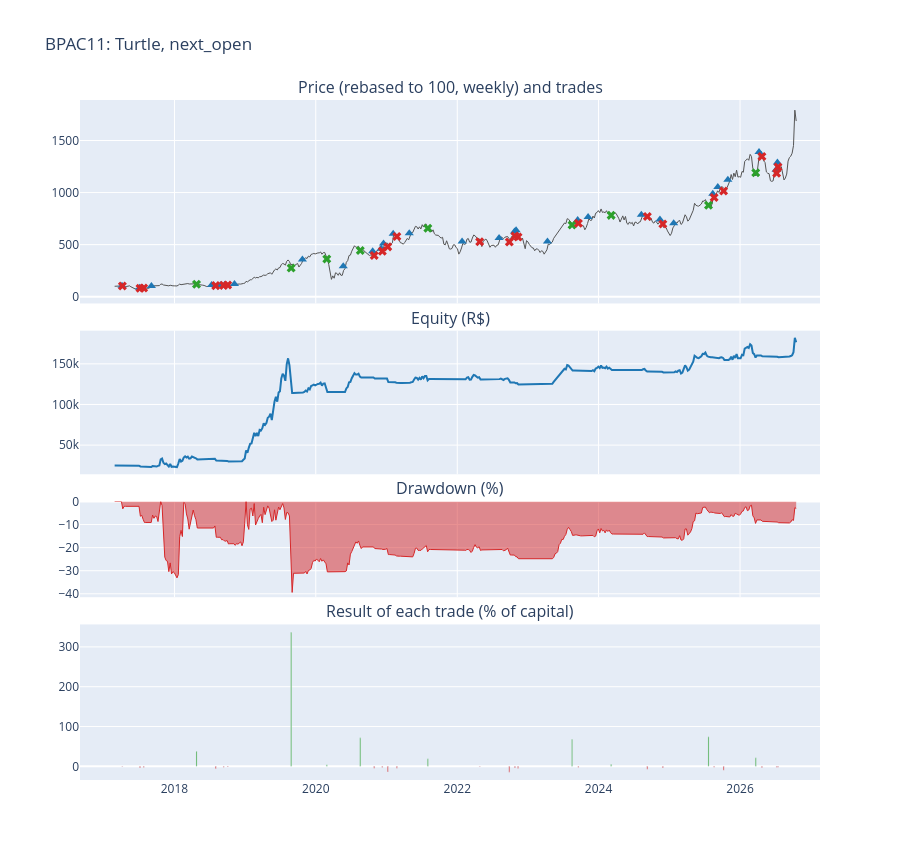
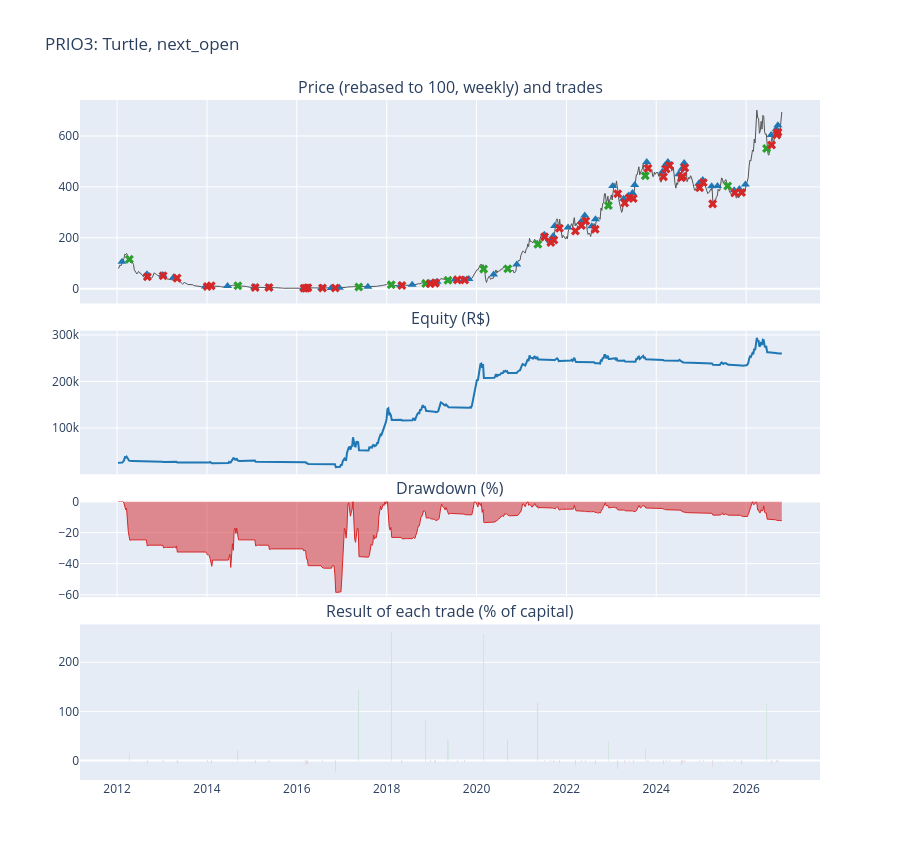
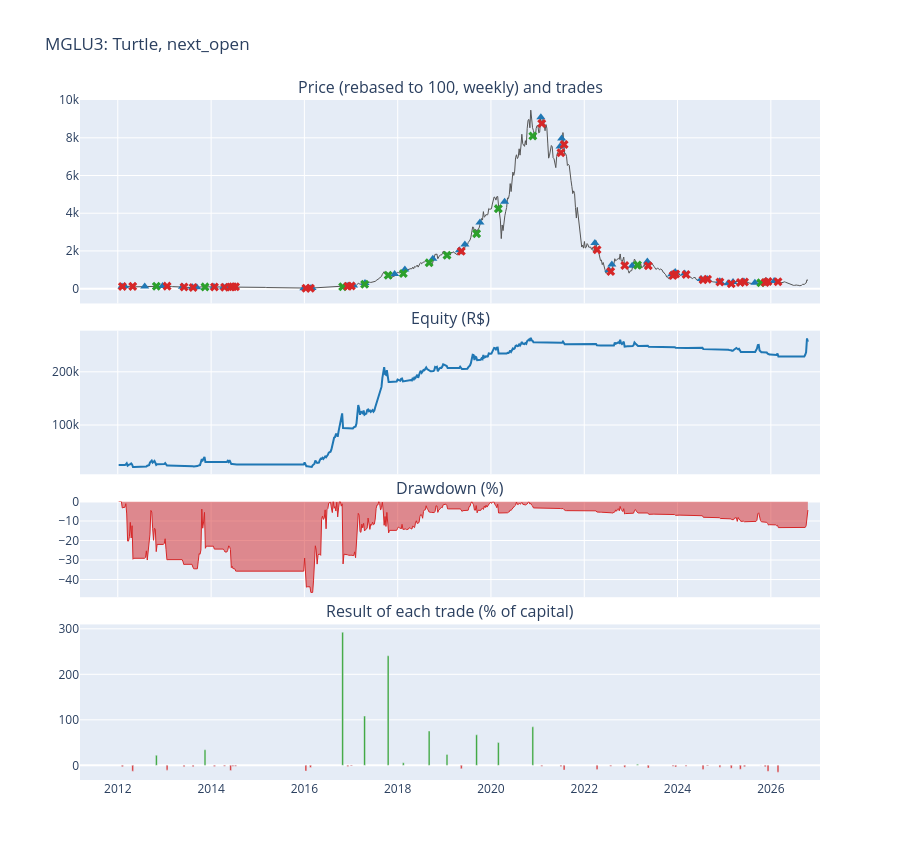

Here is the notebook cell these charts were saved with, in order:
### Markdown cell above
## 9. Each of the nine

One block per ticker: rebased weekly price with the trade entries and exits, the equity curve, the drawdown, the profit of each trade, then the statistics and the best and worst trades. Triangles up are entries (at the average fill price of the units), crosses are exits (green a gain, red a loss; marker text shows units, shares and reason).

### Code cell
def pct(x: float) -> str:
    return f"{x:.1%}"


def stats_for(t: str) -> pd.DataFrame:
    result, row, tf = runs[t], full.loc[t], trades_frame(t)
    m = result.metrics
    payoff = f"{m.avg_gain / m.avg_loss:.2f}" if m.avg_loss > 0 else "n/a"
    items = [
        ("Period", f"{days_[t][0].date()} to {days_[t][-1].date()} ({len(days_[t])} candles)"),
        ("Closed trades", f"{m.n_trades}"),
        ("Win rate", pct(m.win_rate)),
        ("Average gain / average loss (R$)", f"{m.avg_gain:,.0f} / {m.avg_loss:,.0f}"),
        ("Payoff (gain / loss)", payoff),
        ("Profit factor", f"{m.profit_factor:.2f}"),
        ("Expected value per trade (% of capital)", pct(m.ev)),
        ("Best / worst streak (trades)", f"{m.best_streak} / {m.worst_streak}"),
        ("Net result (R$ and % of capital)", f"{m.net_pnl:,.0f}  ({pct(m.result)})"),
        ("CAGR", pct(row["cagr"])),
        ("CDI CAGR / excess", f"{pct(row['cdi_cagr'])} / {row['excess']:+.1%}"),
        ("Buy and hold CAGR / IBOV CAGR", f"{pct(row['bh_cagr'])} / {pct(row['ibov_cagr'])}"),
        ("Max equity drawdown / Calmar", f"{pct(row['max_equity_drawdown'])} / {row['calmar']:.2f}"),
        ("score_v1", f"{row['score_v1']:.1f}"),
        ("Units per trade (average / max)", f"{tf['units'].mean():.1f} / {tf['units'].max()}"),
        ("Days in a trade (average)", f"{tf['days'].mean():.0f}"),
        ("Exits by sell / by stop", f"{(tf['reason'] == 'sell').sum()} / {(tf['reason'] == 'stop').sum()}"),
        ("Peak money / capital", f"{result.peak_cost / CAPITAL:.1f}x"),
        ("Lost more than the capital", "yes" if result.equity.min() <= 0 else "no"),
        ("Open units at the end", f"{result.open_units}"),
        ("Skipped units / multi-add candles", f"{result.skipped_units} / {result.multi_add_candles}"),
    ]
    return pd.DataFrame(items, columns=["statistic", t]).set_index("statistic")


WEEK_MS = 7 * 24 * 3600 * 1000  # one week in milliseconds: the step of a weekly Plotly series


def weekly_series(series: pd.Series, how: str = "last") -> dict:
    """A weekly, evenly spaced series as Plotly's x0, dx and y: no date array to store."""
    resampled = getattr(series.resample("W"), how)().ffill()
    return {"x0": resampled.index[0].strftime("%Y-%m-%d"), "dx": WEEK_MS, "y": resampled}


def ticker_traces(t: str) -> list[tuple[go.Scatter | go.Bar, int]]:
    """The traces of one ticker and the chart row each one belongs to (1 price, 2 equity, 3 drawdown, 4 trades)."""
    close = pd.Series(universe[t]["close"].to_numpy(), index=days_[t])
    base = float(close.iloc[0])
    price = weekly_series(100 * close / base)
    equity = weekly_series(equity_of(t))
    drawdown = weekly_series(drawdown_of(equity_of(t), CAPITAL), "max")
    tf = trades_frame(t)
    wins = tf["pnl (R$)"] >= 0
    label = lambda r: f"{r['units']}u, {r['shares']} sh, {r['reason']}, {r['pnl (R$)']:,.0f} R$"
    texts = [label(r) for _, r in tf.iterrows()]
    date = lambda s: s.dt.strftime("%Y-%m-%d").tolist()
    return [
        (go.Scatter(x0=price["x0"], dx=price["dx"], y=price["y"].round(1), name="price (rebased to 100)", line={"color": "#555", "width": 1}), 1),
        (go.Scatter(x=date(tf["entry"]), y=(100 * tf["avg entry"] / base).round(1), mode="markers", name="entry", marker={"symbol": "triangle-up", "size": 8, "color": "#1f77b4"}, text=texts), 1),
        (go.Scatter(x=date(tf["exit"]), y=(100 * tf["exit price"] / base).round(1), mode="markers", name="exit", marker={"symbol": "x", "size": 8, "color": ["#2ca02c" if w else "#d62728" for w in wins]}, text=texts), 1),
        (go.Scatter(x0=equity["x0"], dx=equity["dx"], y=equity["y"].round(0), name="equity (R$)", line={"color": "#1f77b4"}), 2),
        (go.Scatter(x0=drawdown["x0"], dx=drawdown["dx"], y=(-100 * drawdown["y"]).round(1), name="drawdown (%)", fill="tozeroy", line={"color": "#d62728", "width": 1}), 3),
        (go.Bar(x=date(tf["exit"]), y=(100 * tf["pnl / capital"]).round(1), name="trade result (% of capital)", marker_color=["#2ca02c" if w else "#d62728" for w in wins]), 4),
    ]


def ticker_figure(t: str) -> go.Figure:
    figure = make_subplots(rows=4, cols=1, shared_xaxes=True, vertical_spacing=0.04, row_heights=[0.34, 0.24, 0.16, 0.26],
                           subplot_titles=("Price (rebased to 100, weekly) and trades", "Equity (R$)", "Drawdown (%)", "Result of each trade (% of capital)"))
    for trace, row in ticker_traces(t):
        figure.add_trace(trace, row=row, col=1)
    figure.update_layout(title=f"{t}: Turtle, next_open", height=860, showlegend=False, hovermode="x unified")
    return figure


def best_and_worst(t: str, n: int = 3) -> pd.DataFrame:
    tf = trades_frame(t).drop(columns=["pnl / capital"])
    return pd.concat([tf.nlargest(n, "pnl (R$)").assign(which="best"), tf.nsmallest(n, "pnl (R$)").assign(which="worst")]).set_index("which")


for ticker in nine:
    print(f"\n==================== {ticker} ({group_of(ticker)}) ====================")
    ticker_figure(ticker).show()
    display(stats_for(ticker))
    display(best_and_worst(ticker).round(2))

### Figure 1 — Plotly figure (JSON) as saved in the notebook; plotly's stock layout.template omitted (floating-point values rounded to 4 significant figures; data arrays with more than 128 entries replaced by an {"elided": "..."} marker saying what was removed)
{"data": [{"dx": 604800000, "line": {"color": "#555", "width": 1}, "name": "price (rebased to 100)", "type": "scatter", "x0": "2017-02-26", "xaxis": "x", "y": {"elided": "504 float values"}, "yaxis": "y"}, {"marker": {"color": "#1f77b4", "size": 8, "symbol": "triangle-up"}, "mode": "markers", "name": "entry", "text": ["1u, 3024 sh, stop, -273 R$", "1u, 4845 sh, stop, -980 R$", "1u, 4779 sh, stop, -788 R$", "4u, 12181 sh, sell, 9,494 R$", "2u, 6313 sh, stop, -1,480 R$", "1u, 2617 sh, stop, -558 R$", "1u, 2814 sh, stop, -445 R$", "4u, 12115 sh, sell, 84,226 R$", "4u, 3807 sh, sell, 1,038 R$", "4u, 2602 sh, sell, 17,885 R$", "1u, 656 sh, stop, -1,205 R$", "1u, 583 sh, stop, -699 R$", "4u, 2456 sh, stop, -3,556 R$", "2u, 946 sh, stop, -1,207 R$", "4u, 2203 sh, sell, 4,752 R$", "4u, 1876 sh, sell, -323 R$", "4u, 2085 sh, sell, -3,695 R$", "1u, 563 sh, stop, -1,130 R$", "1u, 468 sh, stop, -1,388 R$", "4u, 2396 sh, sell, 17,080 R$", "1u, 515 sh, stop, -757 R$", "4u, 2023 sh, sell, 1,365 R$", "4u, 2346 sh, stop, -1,844 R$", "1u, 541 sh, stop, -1,044 R$", "4u, 2368 sh, sell, 18,543 R$", "1u, 366 sh, stop, -628 R$", "3u, 1415 sh, stop, -2,527 R$", "4u, 1743 sh, sell, 5,392 R$", "2u, 454 sh, stop, -927 R$", "1u, 348 sh, stop, -544 R$", "1u, 316 sh, stop, -621 R$"], "type": "scatter", "x": ["2017-04-05", "2017-07-05", "2017-07-19", "2017-09-04", "2018-07-12", "2018-08-28", "2018-09-18", "2018-11-07", "2019-10-24", "2020-05-22", "2020-10-21", "2020-12-04", "2020-12-16", "2021-02-04", "2021-04-28", "2022-01-26", "2022-08-05", "2022-10-24", "2022-11-01", "2023-04-12", "2023-09-15", "2023-11-08", "2024-08-09", "2024-11-13", "2025-01-23", "2025-08-13", "2025-09-08", "2025-10-30", "2026-04-09", "2026-07-06", "2026-07-13"], "xaxis": "x", "y": [105.7, 85.2, 87.1, 103.0, 111.4, 113.4, 115.8, 123.0, 356.4, 292.7, 435.7, 463.7, 510.1, 605.4, 609.4, 531.2, 564.6, 626.2, 638.5, 530.9, 737.4, 765.8, 786.3, 741.1, 706.5, 989.0, 1053.0, 1122.0, 1390.0, 1219.0, 1289.0], "yaxis": "y"}, {"marker": {"color": ["#d62728", "#d62728", "#d62728", "#2ca02c", "#d62728", "#d62728", "#d62728", "#2ca02c", "#2ca02c", "#2ca02c", "#d62728", "#d62728", "#d62728", "#d62728", "#2ca02c", "#d62728", "#d62728", "#d62728", "#d62728", "#2ca02c", "#d62728", "#2ca02c", "#d62728", "#d62728", "#2ca02c", "#d62728", "#d62728", "#2ca02c", "#d62728", "#d62728", "#d62728"], "size": 8, "symbol": "x"}, "mode": "markers", "name": "exit", "text": ["1u, 3024 sh, stop, -273 R$", "1u, 4845 sh, stop, -980 R$", "1u, 4779 sh, stop, -788 R$", "4u, 12181 sh, sell, 9,494 R$", "2u, 6313 sh, stop, -1,480 R$", "1u, 2617 sh, stop, -558 R$", "1u, 2814 sh, stop, -445 R$", "4u, 12115 sh, sell, 84,226 R$", "4u, 3807 sh, sell, 1,038 R$", "4u, 2602 sh, sell, 17,885 R$", "1u, 656 sh, stop, -1,205 R$", "1u, 583 sh, stop, -699 R$", "4u, 2456 sh, stop, -3,556 R$", "2u, 946 sh, stop, -1,207 R$", "4u, 2203 sh, sell, 4,752 R$", "4u, 1876 sh, sell, -323 R$", "4u, 2085 sh, sell, -3,695 R$", "1u, 563 sh, stop, -1,130 R$", "1u, 468 sh, stop, -1,388 R$", "4u, 2396 sh, sell, 17,080 R$", "1u, 515 sh, stop, -757 R$", "4u, 2023 sh, sell, 1,365 R$", "4u, 2346 sh, stop, -1,844 R$", "1u, 541 sh, stop, -1,044 R$", "4u, 2368 sh, sell, 18,543 R$", "1u, 366 sh, stop, -628 R$", "3u, 1415 sh, stop, -2,527 R$", "4u, 1743 sh, sell, 5,392 R$", "2u, 454 sh, stop, -927 R$", "1u, 348 sh, stop, -544 R$", "1u, 316 sh, stop, -621 R$"], "type": "scatter", "x": ["2017-04-07", "2017-07-07", "2017-07-26", "2018-04-25", "2018-08-02", "2018-09-12", "2018-10-03", "2019-08-27", "2020-02-27", "2020-08-18", "2020-10-29", "2020-12-10", "2021-01-07", "2021-02-23", "2021-08-02", "2022-04-27", "2022-09-27", "2022-10-26", "2022-11-11", "2023-08-17", "2023-09-19", "2024-03-06", "2024-09-09", "2024-11-28", "2025-07-22", "2025-08-20", "2025-10-08", "2026-03-23", "2026-04-24", "2026-07-09", "2026-07-16"], "xaxis": "x", "y": [103.7, 80.8, 83.5, 120.2, 106.3, 108.8, 112.4, 275.9, 362.6, 444.0, 395.6, 437.6, 478.6, 577.7, 657.1, 527.7, 525.9, 582.4, 573.6, 687.9, 705.5, 781.1, 769.5, 699.1, 879.1, 951.9, 1014.0, 1191.0, 1346.0, 1186.0, 1246.0], "yaxis": "y"}, {"dx": 604800000, "line": {"color": "#1f77b4"}, "name": "equity (R$)", "type": "scatter", "x0": "2017-02-26", "xaxis": "x2", "y": {"elided": "504 float values"}, "yaxis": "y2"}, {"dx": 604800000, "fill": "tozeroy", "line": {"color": "#d62728", "width": 1}, "name": "drawdown (%)", "type": "scatter", "x0": "2017-02-26", "xaxis": "x3", "y": {"elided": "504 float values"}, "yaxis": "y3"}, {"marker": {"color": ["#d62728", "#d62728", "#d62728", "#2ca02c", "#d62728", "#d62728", "#d62728", "#2ca02c", "#2ca02c", "#2ca02c", "#d62728", "#d62728", "#d62728", "#d62728", "#2ca02c", "#d62728", "#d62728", "#d62728", "#d62728", "#2ca02c", "#d62728", "#2ca02c", "#d62728", "#d62728", "#2ca02c", "#d62728", "#d62728", "#2ca02c", "#d62728", "#d62728", "#d62728"]}, "name": "trade result (% of capital)", "type": "bar", "x": ["2017-04-07", "2017-07-07", "2017-07-26", "2018-04-25", "2018-08-02", "2018-09-12", "2018-10-03", "2019-08-27", "2020-02-27", "2020-08-18", "2020-10-29", "2020-12-10", "2021-01-07", "2021-02-23", "2021-08-02", "2022-04-27", "2022-09-27", "2022-10-26", "2022-11-11", "2023-08-17", "2023-09-19", "2024-03-06", "2024-09-09", "2024-11-28", "2025-07-22", "2025-08-20", "2025-10-08", "2026-03-23", "2026-04-24", "2026-07-09", "2026-07-16"], "xaxis": "x4", "y": [-1.1, -3.9, -3.2, 38.0, -5.9, -2.2, -1.8, 336.9, 4.2, 71.5, -4.8, -2.8, -14.2, -4.8, 19.0, -1.3, -14.8, -4.5, -5.6, 68.3, -3.0, 5.5, -7.4, -4.2, 74.2, -2.5, -10.1, 21.6, -3.7, -2.2, -2.5], "yaxis": "y4"}], "layout": {"annotations": [{"font": {"size": 16}, "showarrow": false, "text": "Price (rebased to 100, weekly) and trades", "x": 0.5, "xanchor": "center", "xref": "paper", "y": 1.0, "yanchor": "bottom", "yref": "paper"}, {"font": {"size": 16}, "showarrow": false, "text": "Equity (R$)", "x": 0.5, "xanchor": "center", "xref": "paper", "y": 0.6608, "yanchor": "bottom", "yref": "paper"}, {"font": {"size": 16}, "showarrow": false, "text": "Drawdown (%)", "x": 0.5, "xanchor": "center", "xref": "paper", "y": 0.4096, "yanchor": "bottom", "yref": "paper"}, {"font": {"size": 16}, "showarrow": false, "text": "Result of each trade (% of capital)", "x": 0.5, "xanchor": "center", "xref": "paper", "y": 0.2288, "yanchor": "bottom", "yref": "paper"}], "height": 860, "hovermode": "x unified", "showlegend": false, "title": {"text": "BPAC11: Turtle, next_open"}, "xaxis": {"anchor": "y", "domain": [0.0, 1.0], "matches": "x4", "showticklabels": false}, "xaxis2": {"anchor": "y2", "domain": [0.0, 1.0], "matches": "x4", "showticklabels": false}, "xaxis3": {"anchor": "y3", "domain": [0.0, 1.0], "matches": "x4", "showticklabels": false}, "xaxis4": {"anchor": "y4", "domain": [0.0, 1.0]}, "yaxis": {"anchor": "x", "domain": [0.7008, 1.0]}, "yaxis2": {"anchor": "x2", "domain": [0.4496, 0.6608]}, "yaxis3": {"anchor": "x3", "domain": [0.2688, 0.4096]}, "yaxis4": {"anchor": "x4", "domain": [0.0, 0.2288]}}}

### Figure 2 — Plotly figure (JSON) as saved in the notebook; plotly's stock layout.template omitted (floating-point values rounded to 4 significant figures; data arrays with more than 128 entries replaced by an {"elided": "..."} marker saying what was removed)
{"data": [{"dx": 604800000, "line": {"color": "#555", "width": 1}, "name": "price (rebased to 100)", "type": "scatter", "x0": "2012-01-08", "xaxis": "x", "y": {"elided": "772 float values"}, "yaxis": "y"}, {"marker": {"color": "#1f77b4", "size": 8, "symbol": "triangle-up"}, "mode": "markers", "name": "entry", "text": ["4u, 4020 sh, sell, 3,933 R$", "1u, 1403 sh, stop, -1,309 R$", "1u, 1771 sh, stop, -537 R$", "2u, 3257 sh, stop, -1,143 R$", "1u, 8300 sh, stop, -668 R$", "3u, 17256 sh, stop, -1,323 R$", "4u, 32421 sh, sell, 4,983 R$", "2u, 14362 sh, stop, -1,308 R$", "1u, 18217 sh, stop, -934 R$", "1u, 28690 sh, stop, -233 R$", "2u, 58848 sh, stop, -2,268 R$", "2u, 29737 sh, stop, -1,642 R$", "1u, 33638 sh, stop, -585 R$", "4u, 181179 sh, stop, -6,025 R$", "4u, 120349 sh, sell, 35,996 R$", "4u, 80913 sh, sell, 65,337 R$", "2u, 12070 sh, stop, -1,210 R$", "4u, 36590 sh, sell, 20,362 R$", "1u, 4507 sh, stop, -844 R$", "2u, 12554 sh, stop, -1,257 R$", "1u, 5059 sh, stop, -310 R$", "4u, 16349 sh, sell, 10,513 R$", "1u, 3683 sh, stop, -745 R$", "1u, 3622 sh, stop, -616 R$", "4u, 16390 sh, sell, 64,304 R$", "4u, 4559 sh, sell, 10,563 R$", "4u, 3653 sh, sell, 29,232 R$", "1u, 632 sh, stop, -476 R$", "1u, 583 sh, stop, -461 R$", "1u, 486 sh, stop, -764 R$", "4u, 1477 sh, stop, -1,343 R$", "4u, 1767 sh, sell, -2,543 R$", "1u, 413 sh, stop, -593 R$", "1u, 403 sh, stop, -873 R$", "3u, 1441 sh, stop, -1,622 R$", "4u, 1833 sh, sell, 9,869 R$", "4u, 1335 sh, sell, -4,159 R$", "2u, 685 sh, stop, -1,166 R$", "1u, 412 sh, stop, -376 R$", "1u, 408 sh, stop, -927 R$", "4u, 1599 sh, sell, 5,793 R$", "1u, 312 sh, stop, -770 R$", "2u, 725 sh, stop, -1,515 R$", "1u, 339 sh, stop, -512 R$", "1u, 357 sh, stop, -510 R$", "4u, 1702 sh, stop, -2,377 R$", "1u, 414 sh, stop, -1,262 R$", "1u, 345 sh, stop, -673 R$", "1u, 429 sh, stop, -723 R$", "1u, 440 sh, stop, -429 R$", "1u, 424 sh, stop, -2,956 R$", "4u, 1471 sh, sell, 18 R$", "1u, 596 sh, stop, -574 R$", "2u, 1097 sh, stop, -1,524 R$", "4u, 2038 sh, sell, 28,913 R$", "1u, 330 sh, stop, -1,335 R$", "1u, 277 sh, stop, -631 R$", "1u, 249 sh, stop, -714 R$"], "type": "scatter", "x": ["2012-02-10", "2012-08-31", "2013-01-07", "2013-04-05", "2013-12-19", "2014-01-16", "2014-06-17", "2015-01-23", "2015-05-19", "2016-02-25", "2016-03-04", "2016-03-28", "2016-07-22", "2016-10-07", "2016-12-12", "2017-08-01", "2018-04-24", "2018-07-27", "2018-12-18", "2019-01-21", "2019-01-31", "2019-02-14", "2019-07-10", "2019-09-20", "2019-10-31", "2020-05-19", "2020-11-23", "2021-07-05", "2021-08-25", "2021-09-16", "2021-09-27", "2022-01-14", "2022-04-29", "2022-05-30", "2022-07-26", "2022-08-25", "2023-01-12", "2023-04-10", "2023-05-22", "2023-06-22", "2023-07-10", "2023-10-16", "2024-02-20", "2024-03-14", "2024-04-05", "2024-07-01", "2024-07-29", "2024-08-15", "2024-12-12", "2025-01-13", "2025-03-27", "2025-05-13", "2025-09-26", "2025-11-07", "2025-12-26", "2026-07-23", "2026-09-02", "2026-09-16"], "xaxis": "x", "y": [105.7, 56.6, 53.7, 45.0, 9.1, 11.9, 10.5, 5.4, 5.0, 2.0, 2.0, 4.4, 3.2, 3.2, 4.0, 7.9, 13.9, 15.4, 21.1, 22.6, 23.8, 27.0, 36.6, 36.1, 38.1, 55.4, 95.4, 211.5, 189.3, 206.8, 246.5, 240.8, 262.9, 287.4, 244.9, 273.2, 403.7, 353.8, 366.1, 376.3, 407.4, 497.2, 459.7, 484.9, 497.3, 449.1, 471.5, 493.6, 413.5, 426.6, 402.0, 403.0, 386.5, 391.7, 409.6, 604.0, 626.5, 642.4], "yaxis": "y"}, {"marker": {"color": ["#2ca02c", "#d62728", "#d62728", "#d62728", "#d62728", "#d62728", "#2ca02c", "#d62728", "#d62728", "#d62728", "#d62728", "#d62728", "#d62728", "#d62728", "#2ca02c", "#2ca02c", "#d62728", "#2ca02c", "#d62728", "#d62728", "#d62728", "#2ca02c", "#d62728", "#d62728", "#2ca02c", "#2ca02c", "#2ca02c", "#d62728", "#d62728", "#d62728", "#d62728", "#d62728", "#d62728", "#d62728", "#d62728", "#2ca02c", "#d62728", "#d62728", "#d62728", "#d62728", "#2ca02c", "#d62728", "#d62728", "#d62728", "#d62728", "#d62728", "#d62728", "#d62728", "#d62728", "#d62728", "#d62728", "#2ca02c", "#d62728", "#d62728", "#2ca02c", "#d62728", "#d62728", "#d62728"], "size": 8, "symbol": "x"}, "mode": "markers", "name": "exit", "text": ["4u, 4020 sh, sell, 3,933 R$", "1u, 1403 sh, stop, -1,309 R$", "1u, 1771 sh, stop, -537 R$", "2u, 3257 sh, stop, -1,143 R$", "1u, 8300 sh, stop, -668 R$", "3u, 17256 sh, stop, -1,323 R$", "4u, 32421 sh, sell, 4,983 R$", "2u, 14362 sh, stop, -1,308 R$", "1u, 18217 sh, stop, -934 R$", "1u, 28690 sh, stop, -233 R$", "2u, 58848 sh, stop, -2,268 R$", "2u, 29737 sh, stop, -1,642 R$", "1u, 33638 sh, stop, -585 R$", "4u, 181179 sh, stop, -6,025 R$", "4u, 120349 sh, sell, 35,996 R$", "4u, 80913 sh, sell, 65,337 R$", "2u, 12070 sh, stop, -1,210 R$", "4u, 36590 sh, sell, 20,362 R$", "1u, 4507 sh, stop, -844 R$", "2u, 12554 sh, stop, -1,257 R$", "1u, 5059 sh, stop, -310 R$", "4u, 16349 sh, sell, 10,513 R$", "1u, 3683 sh, stop, -745 R$", "1u, 3622 sh, stop, -616 R$", "4u, 16390 sh, sell, 64,304 R$", "4u, 4559 sh, sell, 10,563 R$", "4u, 3653 sh, sell, 29,232 R$", "1u, 632 sh, stop, -476 R$", "1u, 583 sh, stop, -461 R$", "1u, 486 sh, stop, -764 R$", "4u, 1477 sh, stop, -1,343 R$", "4u, 1767 sh, sell, -2,543 R$", "1u, 413 sh, stop, -593 R$", "1u, 403 sh, stop, -873 R$", "3u, 1441 sh, stop, -1,622 R$", "4u, 1833 sh, sell, 9,869 R$", "4u, 1335 sh, sell, -4,159 R$", "2u, 685 sh, stop, -1,166 R$", "1u, 412 sh, stop, -376 R$", "1u, 408 sh, stop, -927 R$", "4u, 1599 sh, sell, 5,793 R$", "1u, 312 sh, stop, -770 R$", "2u, 725 sh, stop, -1,515 R$", "1u, 339 sh, stop, -512 R$", "1u, 357 sh, stop, -510 R$", "4u, 1702 sh, stop, -2,377 R$", "1u, 414 sh, stop, -1,262 R$", "1u, 345 sh, stop, -673 R$", "1u, 429 sh, stop, -723 R$", "1u, 440 sh, stop, -429 R$", "1u, 424 sh, stop, -2,956 R$", "4u, 1471 sh, sell, 18 R$", "1u, 596 sh, stop, -574 R$", "2u, 1097 sh, stop, -1,524 R$", "4u, 2038 sh, sell, 28,913 R$", "1u, 330 sh, stop, -1,335 R$", "1u, 277 sh, stop, -631 R$", "1u, 249 sh, stop, -714 R$"], "type": "scatter", "x": ["2012-04-10", "2012-09-03", "2013-01-09", "2013-05-03", "2014-01-03", "2014-02-04", "2014-09-09", "2015-01-28", "2015-05-20", "2016-02-29", "2016-03-16", "2016-03-31", "2016-07-28", "2016-11-09", "2017-05-19", "2018-02-07", "2018-05-04", "2018-11-14", "2018-12-21", "2019-01-29", "2019-02-01", "2019-05-14", "2019-07-30", "2019-09-27", "2020-02-28", "2020-09-11", "2021-05-14", "2021-07-07", "2021-08-27", "2021-09-21", "2021-11-05", "2022-03-15", "2022-05-03", "2022-06-07", "2022-08-23", "2022-12-08", "2023-02-22", "2023-04-20", "2023-05-26", "2023-06-28", "2023-10-04", "2023-10-26", "2024-02-29", "2024-03-21", "2024-04-18", "2024-07-24", "2024-08-05", "2024-08-20", "2024-12-19", "2025-01-17", "2025-04-04", "2025-08-04", "2025-10-01", "2025-11-25", "2026-06-16", "2026-07-27", "2026-09-08", "2026-09-17"], "xaxis": "x", "y": [115.4, 47.4, 50.7, 41.6, 8.3, 11.2, 12.0, 4.5, 4.5, 1.9, 1.7, 3.8, 3.0, 2.8, 7.0, 15.9, 12.9, 20.9, 19.2, 21.6, 23.2, 33.3, 34.7, 34.5, 77.0, 78.4, 174.8, 204.2, 181.6, 191.4, 237.6, 226.7, 248.8, 266.1, 233.9, 326.7, 373.1, 337.1, 357.3, 354.1, 443.6, 473.1, 439.3, 470.2, 483.5, 435.5, 441.6, 474.6, 397.0, 417.2, 333.2, 403.4, 377.2, 378.2, 550.4, 564.3, 604.4, 614.4], "yaxis": "y"}, {"dx": 604800000, "line": {"color": "#1f77b4"}, "name": "equity (R$)", "type": "scatter", "x0": "2012-01-08", "xaxis": "x2", "y": {"elided": "772 float values"}, "yaxis": "y2"}, {"dx": 604800000, "fill": "tozeroy", "line": {"color": "#d62728", "width": 1}, "name": "drawdown (%)", "type": "scatter", "x0": "2012-01-08", "xaxis": "x3", "y": {"elided": "772 float values"}, "yaxis": "y3"}, {"marker": {"color": ["#2ca02c", "#d62728", "#d62728", "#d62728", "#d62728", "#d62728", "#2ca02c", "#d62728", "#d62728", "#d62728", "#d62728", "#d62728", "#d62728", "#d62728", "#2ca02c", "#2ca02c", "#d62728", "#2ca02c", "#d62728", "#d62728", "#d62728", "#2ca02c", "#d62728", "#d62728", "#2ca02c", "#2ca02c", "#2ca02c", "#d62728", "#d62728", "#d62728", "#d62728", "#d62728", "#d62728", "#d62728", "#d62728", "#2ca02c", "#d62728", "#d62728", "#d62728", "#d62728", "#2ca02c", "#d62728", "#d62728", "#d62728", "#d62728", "#d62728", "#d62728", "#d62728", "#d62728", "#d62728", "#d62728", "#2ca02c", "#d62728", "#d62728", "#2ca02c", "#d62728", "#d62728", "#d62728"]}, "name": "trade result (% of capital)", "type": "bar", "x": ["2012-04-10", "2012-09-03", "2013-01-09", "2013-05-03", "2014-01-03", "2014-02-04", "2014-09-09", "2015-01-28", "2015-05-20", "2016-02-29", "2016-03-16", "2016-03-31", "2016-07-28", "2016-11-09", "2017-05-19", "2018-02-07", "2018-05-04", "2018-11-14", "2018-12-21", "2019-01-29", "2019-02-01", "2019-05-14", "2019-07-30", "2019-09-27", "2020-02-28", "2020-09-11", "2021-05-14", "2021-07-07", "2021-08-27", "2021-09-21", "2021-11-05", "2022-03-15", "2022-05-03", "2022-06-07", "2022-08-23", "2022-12-08", "2023-02-22", "2023-04-20", "2023-05-26", "2023-06-28", "2023-10-04", "2023-10-26", "2024-02-29", "2024-03-21", "2024-04-18", "2024-07-24", "2024-08-05", "2024-08-20", "2024-12-19", "2025-01-17", "2025-04-04", "2025-08-04", "2025-10-01", "2025-11-25", "2026-06-16", "2026-07-27", "2026-09-08", "2026-09-17"], "xaxis": "x4", "y": [15.7, -5.2, -2.1, -4.6, -2.7, -5.3, 19.9, -5.2, -3.7, -0.9, -9.1, -6.6, -2.3, -24.1, 144.0, 261.3, -4.8, 81.4, -3.4, -5.0, -1.2, 42.1, -3.0, -2.5, 257.2, 42.3, 116.9, -1.9, -1.8, -3.1, -5.4, -10.2, -2.4, -3.5, -6.5, 39.5, -16.6, -4.7, -1.5, -3.7, 23.2, -3.1, -6.1, -2.0, -2.0, -9.5, -5.0, -2.7, -2.9, -1.7, -11.8, 0.1, -2.3, -6.1, 115.7, -5.3, -2.5, -2.9], "yaxis": "y4"}], "layout": {"annotations": [{"font": {"size": 16}, "showarrow": false, "text": "Price (rebased to 100, weekly) and trades", "x": 0.5, "xanchor": "center", "xref": "paper", "y": 1.0, "yanchor": "bottom", "yref": "paper"}, {"font": {"size": 16}, "showarrow": false, "text": "Equity (R$)", "x": 0.5, "xanchor": "center", "xref": "paper", "y": 0.6608, "yanchor": "bottom", "yref": "paper"}, {"font": {"size": 16}, "showarrow": false, "text": "Drawdown (%)", "x": 0.5, "xanchor": "center", "xref": "paper", "y": 0.4096, "yanchor": "bottom", "yref": "paper"}, {"font": {"size": 16}, "showarrow": false, "text": "Result of each trade (% of capital)", "x": 0.5, "xanchor": "center", "xref": "paper", "y": 0.2288, "yanchor": "bottom", "yref": "paper"}], "height": 860, "hovermode": "x unified", "showlegend": false, "title": {"text": "PRIO3: Turtle, next_open"}, "xaxis": {"anchor": "y", "domain": [0.0, 1.0], "matches": "x4", "showticklabels": false}, "xaxis2": {"anchor": "y2", "domain": [0.0, 1.0], "matches": "x4", "showticklabels": false}, "xaxis3": {"anchor": "y3", "domain": [0.0, 1.0], "matches": "x4", "showticklabels": false}, "xaxis4": {"anchor": "y4", "domain": [0.0, 1.0]}, "yaxis": {"anchor": "x", "domain": [0.7008, 1.0]}, "yaxis2": {"anchor": "x2", "domain": [0.4496, 0.6608]}, "yaxis3": {"anchor": "x3", "domain": [0.2688, 0.4096]}, "yaxis4": {"anchor": "x4", "domain": [0.0, 0.2288]}}}

### Figure 3 — Plotly figure (JSON) as saved in the notebook; plotly's stock layout.template omitted (floating-point values rounded to 4 significant figures; data arrays with more than 128 entries replaced by an {"elided": "..."} marker saying what was removed)
{"data": [{"dx": 604800000, "line": {"color": "#555", "width": 1}, "name": "price (rebased to 100)", "type": "scatter", "x0": "2012-01-08", "xaxis": "x", "y": {"elided": "772 float values"}, "yaxis": "y"}, {"marker": {"color": "#1f77b4", "size": 8, "symbol": "triangle-up"}, "mode": "markers", "name": "entry", "text": ["1u, 7364 sh, stop, -751 R$", "4u, 19677 sh, sell, -3,239 R$", "4u, 17727 sh, sell, 5,491 R$", "4u, 16063 sh, stop, -2,651 R$", "1u, 4031 sh, stop, -802 R$", "1u, 4064 sh, stop, -807 R$", "4u, 21891 sh, sell, 8,549 R$", "1u, 5412 sh, stop, -610 R$", "1u, 6670 sh, stop, -583 R$", "4u, 25968 sh, sell, -2,910 R$", "1u, 4650 sh, stop, -447 R$", "1u, 5017 sh, stop, -553 R$", "4u, 54732 sh, stop, -3,181 R$", "2u, 23817 sh, stop, -1,175 R$", "4u, 41432 sh, sell, 73,153 R$", "1u, 3329 sh, stop, -591 R$", "1u, 3495 sh, stop, -374 R$", "4u, 14220 sh, sell, 27,038 R$", "4u, 5694 sh, sell, 60,198 R$", "4u, 2010 sh, sell, 1,390 R$", "4u, 2097 sh, sell, 18,830 R$", "4u, 1276 sh, sell, 5,952 R$", "4u, 1271 sh, stop, -1,898 R$", "4u, 1121 sh, sell, 16,752 R$", "4u, 666 sh, sell, 12,510 R$", "4u, 236 sh, sell, 21,151 R$", "1u, 59 sh, stop, -507 R$", "1u, 80 sh, stop, -700 R$", "4u, 311 sh, stop, -2,589 R$", "2u, 242 sh, stop, -2,263 R$", "1u, 252 sh, stop, -542 R$", "4u, 792 sh, sell, -1,063 R$", "4u, 800 sh, sell, 596 R$", "1u, 247 sh, stop, -1,479 R$", "1u, 299 sh, stop, -563 R$", "1u, 333 sh, stop, -894 R$", "1u, 463 sh, stop, -579 R$", "3u, 2160 sh, stop, -2,282 R$", "1u, 678 sh, stop, -373 R$", "1u, 1037 sh, stop, -1,023 R$", "2u, 2417 sh, stop, -1,647 R$", "4u, 3779 sh, stop, -2,147 R$", "1u, 847 sh, stop, -739 R$", "4u, 5437 sh, sell, 17 R$", "1u, 1079 sh, stop, -807 R$", "4u, 4519 sh, stop, -3,331 R$", "4u, 4143 sh, stop, -3,804 R$"], "type": "scatter", "x": ["2012-02-03", "2012-02-24", "2012-07-30", "2012-12-17", "2013-05-21", "2013-08-08", "2013-09-10", "2014-01-23", "2014-04-08", "2014-04-29", "2014-06-18", "2014-07-04", "2015-12-28", "2016-02-16", "2016-03-01", "2016-11-30", "2016-12-09", "2017-01-20", "2017-04-20", "2017-12-08", "2018-02-26", "2018-10-03", "2019-04-29", "2019-06-11", "2019-10-07", "2020-04-17", "2021-01-26", "2021-06-25", "2021-07-08", "2022-03-25", "2022-07-13", "2022-08-05", "2023-01-11", "2023-05-10", "2023-11-17", "2023-12-14", "2024-02-26", "2024-07-05", "2024-08-20", "2024-11-27", "2025-01-31", "2025-03-11", "2025-06-04", "2025-08-29", "2025-11-17", "2025-11-25", "2026-01-27"], "xaxis": "x", "y": [114.5, 125.7, 114.2, 138.7, 96.6, 70.5, 77.0, 93.7, 77.7, 87.3, 101.6, 105.5, 20.7, 24.8, 31.4, 138.1, 142.7, 161.3, 299.2, 779.0, 1020.0, 1583.0, 2038.0, 2335.0, 3510.0, 4605.0, 9091.0, 7539.0, 7966.0, 2423.0, 993.9, 1281.0, 1217.0, 1444.0, 768.8, 879.7, 796.1, 509.5, 515.4, 394.7, 281.8, 348.8, 382.9, 315.5, 358.4, 403.1, 405.2], "yaxis": "y"}, {"marker": {"color": ["#d62728", "#d62728", "#2ca02c", "#d62728", "#d62728", "#d62728", "#2ca02c", "#d62728", "#d62728", "#d62728", "#d62728", "#d62728", "#d62728", "#d62728", "#2ca02c", "#d62728", "#d62728", "#2ca02c", "#2ca02c", "#2ca02c", "#2ca02c", "#2ca02c", "#d62728", "#2ca02c", "#2ca02c", "#2ca02c", "#d62728", "#d62728", "#d62728", "#d62728", "#d62728", "#d62728", "#2ca02c", "#d62728", "#d62728", "#d62728", "#d62728", "#d62728", "#d62728", "#d62728", "#d62728", "#d62728", "#d62728", "#2ca02c", "#d62728", "#d62728", "#d62728"], "size": 8, "symbol": "x"}, "mode": "markers", "name": "exit", "text": ["1u, 7364 sh, stop, -751 R$", "4u, 19677 sh, sell, -3,239 R$", "4u, 17727 sh, sell, 5,491 R$", "4u, 16063 sh, stop, -2,651 R$", "1u, 4031 sh, stop, -802 R$", "1u, 4064 sh, stop, -807 R$", "4u, 21891 sh, sell, 8,549 R$", "1u, 5412 sh, stop, -610 R$", "1u, 6670 sh, stop, -583 R$", "4u, 25968 sh, sell, -2,910 R$", "1u, 4650 sh, stop, -447 R$", "1u, 5017 sh, stop, -553 R$", "4u, 54732 sh, stop, -3,181 R$", "2u, 23817 sh, stop, -1,175 R$", "4u, 41432 sh, sell, 73,153 R$", "1u, 3329 sh, stop, -591 R$", "1u, 3495 sh, stop, -374 R$", "4u, 14220 sh, sell, 27,038 R$", "4u, 5694 sh, sell, 60,198 R$", "4u, 2010 sh, sell, 1,390 R$", "4u, 2097 sh, sell, 18,830 R$", "4u, 1276 sh, sell, 5,952 R$", "4u, 1271 sh, stop, -1,898 R$", "4u, 1121 sh, sell, 16,752 R$", "4u, 666 sh, sell, 12,510 R$", "4u, 236 sh, sell, 21,151 R$", "1u, 59 sh, stop, -507 R$", "1u, 80 sh, stop, -700 R$", "4u, 311 sh, stop, -2,589 R$", "2u, 242 sh, stop, -2,263 R$", "1u, 252 sh, stop, -542 R$", "4u, 792 sh, sell, -1,063 R$", "4u, 800 sh, sell, 596 R$", "1u, 247 sh, stop, -1,479 R$", "1u, 299 sh, stop, -563 R$", "1u, 333 sh, stop, -894 R$", "1u, 463 sh, stop, -579 R$", "3u, 2160 sh, stop, -2,282 R$", "1u, 678 sh, stop, -373 R$", "1u, 1037 sh, stop, -1,023 R$", "2u, 2417 sh, stop, -1,647 R$", "4u, 3779 sh, stop, -2,147 R$", "1u, 847 sh, stop, -739 R$", "4u, 5437 sh, sell, 17 R$", "1u, 1079 sh, stop, -807 R$", "4u, 4519 sh, stop, -3,331 R$", "4u, 4143 sh, stop, -3,804 R$"], "type": "scatter", "x": ["2012-02-06", "2012-04-27", "2012-10-29", "2013-01-21", "2013-06-03", "2013-08-13", "2013-11-14", "2014-01-27", "2014-04-16", "2014-06-03", "2014-06-20", "2014-07-11", "2016-01-13", "2016-02-18", "2016-10-27", "2016-12-06", "2017-01-03", "2017-04-17", "2017-10-18", "2018-02-14", "2018-09-04", "2019-01-22", "2019-05-14", "2019-09-11", "2020-02-28", "2020-11-24", "2021-02-02", "2021-07-02", "2021-07-27", "2022-04-11", "2022-07-27", "2022-11-14", "2023-02-22", "2023-05-17", "2023-11-27", "2023-12-18", "2024-03-08", "2024-07-19", "2024-08-23", "2024-11-28", "2025-02-25", "2025-05-07", "2025-06-09", "2025-10-14", "2025-11-18", "2025-12-10", "2026-02-26"], "xaxis": "x", "y": [110.6, 119.4, 126.3, 132.4, 89.0, 62.8, 92.2, 89.4, 74.4, 83.0, 97.9, 101.3, 18.5, 22.9, 100.1, 131.3, 138.6, 235.4, 710.5, 806.4, 1370.0, 1766.0, 1981.0, 2918.0, 4242.0, 8094.0, 8762.0, 7204.0, 7647.0, 2061.0, 910.8, 1229.0, 1247.0, 1212.0, 696.1, 775.8, 747.9, 468.8, 494.3, 356.6, 255.5, 326.9, 349.2, 315.8, 329.5, 374.7, 369.7], "yaxis": "y"}, {"dx": 604800000, "line": {"color": "#1f77b4"}, "name": "equity (R$)", "type": "scatter", "x0": "2012-01-08", "xaxis": "x2", "y": {"elided": "772 float values"}, "yaxis": "y2"}, {"dx": 604800000, "fill": "tozeroy", "line": {"color": "#d62728", "width": 1}, "name": "drawdown (%)", "type": "scatter", "x0": "2012-01-08", "xaxis": "x3", "y": {"elided": "772 float values"}, "yaxis": "y3"}, {"marker": {"color": ["#d62728", "#d62728", "#2ca02c", "#d62728", "#d62728", "#d62728", "#2ca02c", "#d62728", "#d62728", "#d62728", "#d62728", "#d62728", "#d62728", "#d62728", "#2ca02c", "#d62728", "#d62728", "#2ca02c", "#2ca02c", "#2ca02c", "#2ca02c", "#2ca02c", "#d62728", "#2ca02c", "#2ca02c", "#2ca02c", "#d62728", "#d62728", "#d62728", "#d62728", "#d62728", "#d62728", "#2ca02c", "#d62728", "#d62728", "#d62728", "#d62728", "#d62728", "#d62728", "#d62728", "#d62728", "#d62728", "#d62728", "#2ca02c", "#d62728", "#d62728", "#d62728"]}, "name": "trade result (% of capital)", "type": "bar", "x": ["2012-02-06", "2012-04-27", "2012-10-29", "2013-01-21", "2013-06-03", "2013-08-13", "2013-11-14", "2014-01-27", "2014-04-16", "2014-06-03", "2014-06-20", "2014-07-11", "2016-01-13", "2016-02-18", "2016-10-27", "2016-12-06", "2017-01-03", "2017-04-17", "2017-10-18", "2018-02-14", "2018-09-04", "2019-01-22", "2019-05-14", "2019-09-11", "2020-02-28", "2020-11-24", "2021-02-02", "2021-07-02", "2021-07-27", "2022-04-11", "2022-07-27", "2022-11-14", "2023-02-22", "2023-05-17", "2023-11-27", "2023-12-18", "2024-03-08", "2024-07-19", "2024-08-23", "2024-11-28", "2025-02-25", "2025-05-07", "2025-06-09", "2025-10-14", "2025-11-18", "2025-12-10", "2026-02-26"], "xaxis": "x4", "y": [-3.0, -13.0, 22.0, -10.6, -3.2, -3.2, 34.2, -2.4, -2.3, -11.6, -1.8, -2.2, -12.7, -4.7, 292.6, -2.4, -1.5, 108.2, 240.8, 5.6, 75.3, 23.8, -7.6, 67.0, 50.0, 84.6, -2.0, -2.8, -10.4, -9.1, -2.2, -4.3, 2.4, -5.9, -2.3, -3.6, -2.3, -9.1, -1.5, -4.1, -6.6, -8.6, -3.0, 0.1, -3.2, -13.3, -15.2], "yaxis": "y4"}], "layout": {"annotations": [{"font": {"size": 16}, "showarrow": false, "text": "Price (rebased to 100, weekly) and trades", "x": 0.5, "xanchor": "center", "xref": "paper", "y": 1.0, "yanchor": "bottom", "yref": "paper"}, {"font": {"size": 16}, "showarrow": false, "text": "Equity (R$)", "x": 0.5, "xanchor": "center", "xref": "paper", "y": 0.6608, "yanchor": "bottom", "yref": "paper"}, {"font": {"size": 16}, "showarrow": false, "text": "Drawdown (%)", "x": 0.5, "xanchor": "center", "xref": "paper", "y": 0.4096, "yanchor": "bottom", "yref": "paper"}, {"font": {"size": 16}, "showarrow": false, "text": "Result of each trade (% of capital)", "x": 0.5, "xanchor": "center", "xref": "paper", "y": 0.2288, "yanchor": "bottom", "yref": "paper"}], "height": 860, "hovermode": "x unified", "showlegend": false, "title": {"text": "MGLU3: Turtle, next_open"}, "xaxis": {"anchor": "y", "domain": [0.0, 1.0], "matches": "x4", "showticklabels": false}, "xaxis2": {"anchor": "y2", "domain": [0.0, 1.0], "matches": "x4", "showticklabels": false}, "xaxis3": {"anchor": "y3", "domain": [0.0, 1.0], "matches": "x4", "showticklabels": false}, "xaxis4": {"anchor": "y4", "domain": [0.0, 1.0]}, "yaxis": {"anchor": "x", "domain": [0.7008, 1.0]}, "yaxis2": {"anchor": "x2", "domain": [0.4496, 0.6608]}, "yaxis3": {"anchor": "x3", "domain": [0.2688, 0.4096]}, "yaxis4": {"anchor": "x4", "domain": [0.0, 0.2288]}}}
